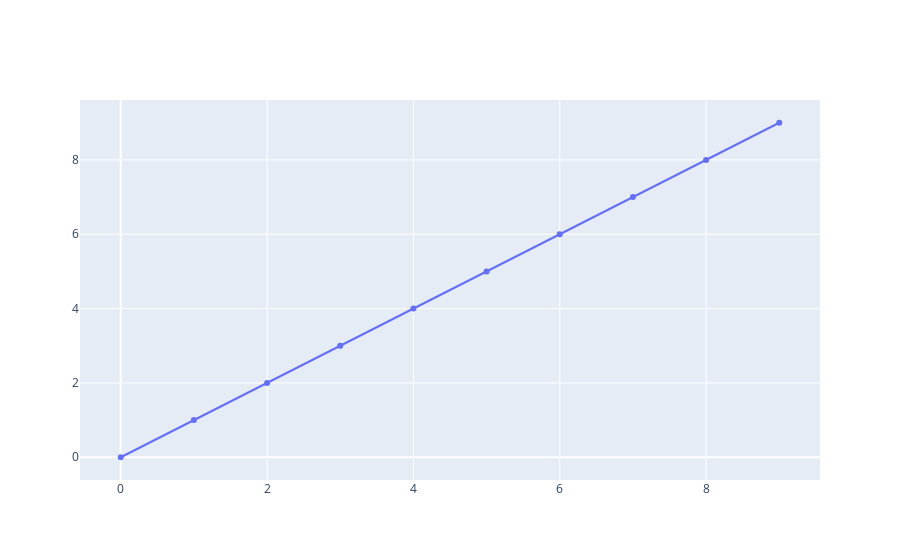

This figure's notebook cell:
### Code cell
iplot([go.Scatter(x=list(range(0,10)), y=list(range(0,10)))])

### Figure 1 — Plotly figure (JSON) as saved in the notebook; plotly's stock layout.template omitted (floating-point values rounded to 4 significant figures)
{"data": [{"type": "scatter", "x": [0, 1, 2, 3, 4, 5, 6, 7, 8, 9], "y": [0, 1, 2, 3, 4, 5, 6, 7, 8, 9]}], "layout": {}}
